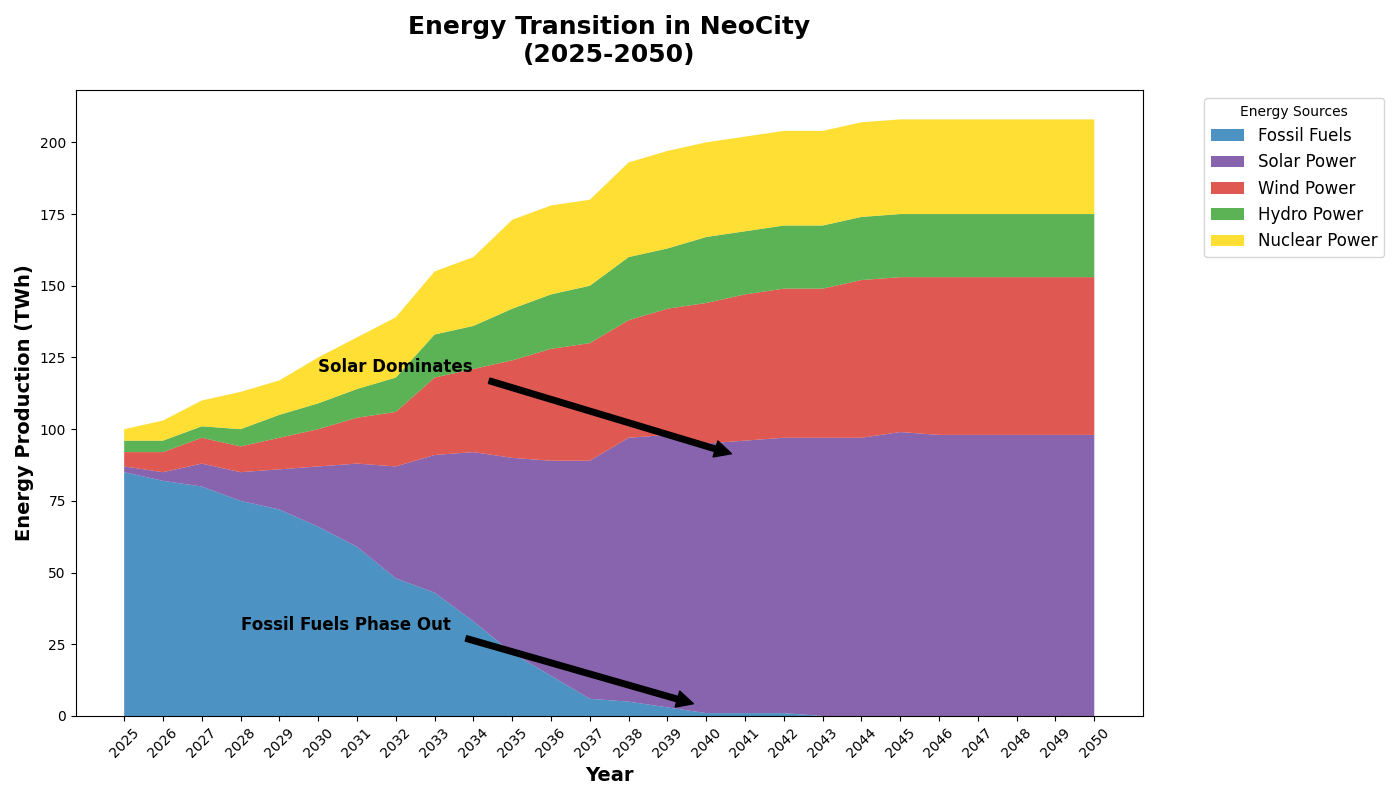

Source code (Python):
import matplotlib.pyplot as plt
import numpy as np

years = np.arange(2025, 2051)
fossil_fuels = np.array([85, 82, 80, 75, 72, 66, 59, 48, 43, 33, 22, 14, 6, 5, 3, 1, 1, 1, 0, 0, 0, 0, 0, 0, 0, 0])
solar_power = np.array([2, 3, 8, 10, 14, 21, 29, 39, 48, 59, 68, 75, 83, 92, 95, 94, 95, 96, 97, 97, 99, 98, 98, 98, 98, 98])
wind_power = np.array([5, 7, 9, 9, 11, 13, 16, 19, 27, 29, 34, 39, 41, 41, 44, 49, 51, 52, 52, 55, 54, 55, 55, 55, 55, 55])
hydro_power = np.array([4, 4, 4, 6, 8, 9, 10, 12, 15, 15, 18, 19, 20, 22, 21, 23, 22, 22, 22, 22, 22, 22, 22, 22, 22, 22])
nuclear_power = np.array([4, 7, 9, 13, 12, 16, 18, 21, 22, 24, 31, 31, 30, 33, 34, 33, 33, 33, 33, 33, 33, 33, 33, 33, 33, 33])

energy_data = np.vstack([fossil_fuels, solar_power, wind_power, hydro_power, nuclear_power])

fig, ax = plt.subplots(figsize=(14, 8))

# Changed the color order manually
ax.stackplot(years, energy_data, labels=['Fossil Fuels', 'Solar Power', 'Wind Power', 'Hydro Power', 'Nuclear Power'], 
             colors=['#1f78b4', '#6a3d9a', '#d73027', '#33a02c', '#ffd700'], alpha=0.8)

ax.set_title('Energy Transition in NeoCity\n(2025-2050)', fontsize=18, weight='bold', pad=20)
ax.set_xlabel('Year', fontsize=14, weight='bold')
ax.set_ylabel('Energy Production (TWh)', fontsize=14, weight='bold')
ax.set_xticks(years)
ax.set_xticklabels(years, rotation=45)
ax.legend(loc='upper left', bbox_to_anchor=(1.05, 1), title='Energy Sources', fontsize=12)
plt.tight_layout()

ax.annotate('Solar Dominates', xy=(2041, 90), xytext=(2030, 120),
             arrowprops=dict(facecolor='black', shrink=0.05), fontsize=12, weight='bold')
ax.annotate('Fossil Fuels Phase Out', xy=(2040, 3), xytext=(2028, 30),
             arrowprops=dict(facecolor='black', shrink=0.05), fontsize=12, weight='bold')

plt.show()
